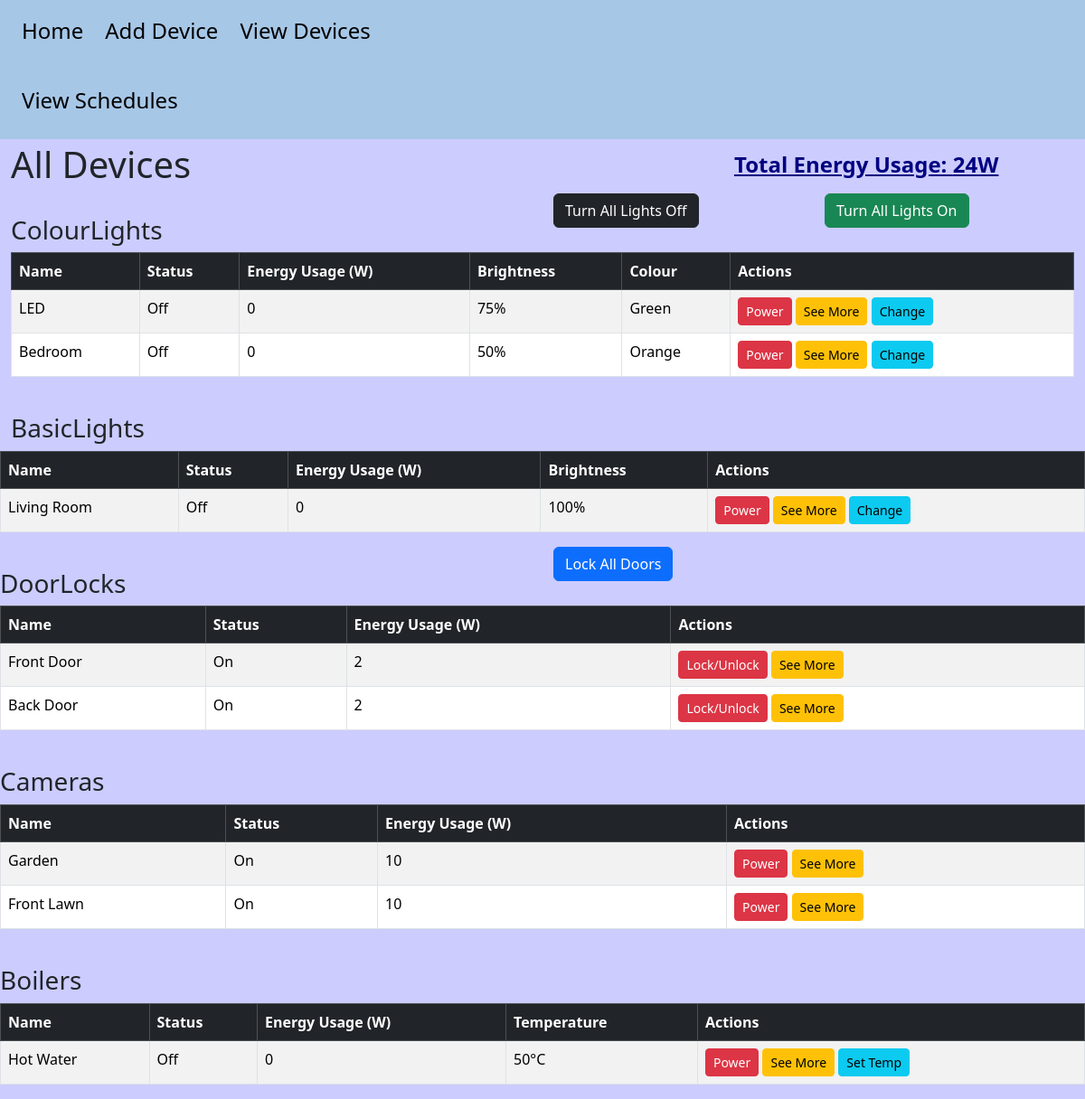
Page /alldevices on the committed database.
### database.py (models this page shows, shortened)
class Device(db.Model):
    __tablename__ = "devices"
    id = db.Column(db.Integer, primary_key=True)
    name = db.Column(db.String(80), nullable=False)
    type = db.Column(db.String(20), nullable=False)
    status = db.Column(db.Boolean, default=False)
    temperature = db.Column(db.Integer, nullable=True)
    brightness = db.Column(db.Integer, nullable=True)
    colour = db.Column(db.String(20), nullable=True)

### routes.py (the view)
@app.route('/alldevices', methods=['GET'])
def view_all():
    devices = Device.query.all()
    grouped_devices = defaultdict(list)
    device_objects = {}
    for dev in devices:
        grouped_devices[dev.type].append(dev)
        obj = None
        if dev.type == 'BasicLight':
            obj = BasicLight(dev.name, dev.brightness, Colour.DEFAULT, dev.status)
        elif dev.type == 'ColourLight':
            colour_enum = colour_from_string(dev.colour)
            obj = ColourLight(dev.name, dev.brightness, colour_enum, dev.status)
        elif dev.type == 'Kettle':
            obj = Kettle(dev.name, temperature=dev.temperature or 100, status=dev.status)
        elif dev.type == 'Boiler':
            obj = Boiler(dev.name, temperature=dev.temperature or 50, status=dev.status)
        elif dev.type == 'Thermostat':
            obj = Thermostat(dev.name, temperature=dev.temperature or 20, status=dev.status)
        elif dev.type == 'Camera':
            obj = Camera(dev.name, dev.status)
        elif dev.type == 'DoorLock':
            obj = DoorLock(dev.name, dev.status)
        if obj is not None and dev.id is not None:
            device_objects[int(dev.id)] = obj
    total_energy = sum(obj.get_energy_usage() for obj in device_objects.values())
    return render_template(
        "devicelist.html",
        grouped_devices=grouped_devices,
        device_objects=device_objects,
        total_energy=total_energy,
        title = 'Devices'
    )

### models.py (called while the page is built)
def colour_from_string(colour_str):
    try:
        return Colour[colour_str.upper()]
    except (KeyError, AttributeError):
        return Colour.DEFAULT

    @colour.setter
    def colour(self, colour):
        if not isinstance(colour, Colour):
            raise TypeError("Colour must be a valid Colour enum")
        if not self._is_colour_allowed(colour):
            raise ValueError(f"This Device cannot change colours")
        self._colour = colour

    @brightness.setter
    def brightness(self, value):
        if 0 <= value <= 100:
            self._brightness = value
        else:
            raise ValueError("Brightness must be between 0 and 100")

    def _is_colour_allowed(self, colour: Colour) -> bool:
        return colour in self.ALLOWED_COLOURS

    def get_energy_usage(self):
        return 5 if self._status else 0

    def _is_colour_allowed(self, colour: Colour) -> bool:
        return True  # All Colours Allowed

    def get_energy_usage(self):
        return 5 if self._status else 0

    @SuperTemp.temperature.setter
    def temperature(self, value):
        if 40 <= value <= 60:
            self._temperature = value
        else:
            raise ValueError("Temperature must be between 40 and 60")

    def get_energy_usage(self):
        return 50 if self._status else 0

    def get_energy_usage(self):
        return 10 if self._status else 0

    def get_energy_usage(self):
        return 2 if self._status else 0

### templates/devicelist.html (shortened to what this page needs)
{% extends 'base.html' %}
{% block body %}
<div class="row">
    <div class="col">
        <h1>All Devices</h1>
    </div>
    <div class="col"></div>
    <div class="col">
        <h4 class="totalenergy">Total Energy Usage: {{ total_energy }}W</h4>
    </div>
</div>
{% for type, devices in grouped_devices.items() %}
<div class="row">
    <div class="col">
        <h3 class="mt-4">{{ type }}s</h3>
    </div>
    <div class="col">
        {% if type == 'ColourLight' %}
        <div class="row">
            <div class="col">
                <form method="POST" action="{{ url_for('turn_off_lights') }}">
                    <button type="submit" class="btn btn-dark">Turn All Lights Off</button>
                </form>
            </div>
            <div class="col">
                <form method="POST" action="{{ url_for('turn_on_lights') }}">
                    <button type="submit" class="btn btn-success">Turn All Lights On</button>
                </form>
                {% endif %}
                {% if type == 'DoorLock' %}
                <form method="POST" action="{{ url_for('lock_all_doors') }}">
                    <button type="submit" class="btn btn-primary">Lock All Doors</button>
                </form>
                {% endif %}
            </div>
        </div>
    </div>
</div>
    <table class="table table-striped table-bordered">
        <thead class="table-dark">
            <tr>
                <th>Name</th>
                <th>Status</th>
                <th>Energy Usage (W)</th>
                {% if type == 'Thermostat' or type == 'Kettle' or type == 'Boiler' %}
                    <th>Temperature</th>
                {% endif %}
                {% if type == 'BasicLight' or type == 'ColourLight' %}
                    <th>Brightness</th>
                {% endif %}
                {% if type == 'ColourLight' %}
                    <th>Colour</th>
                {% endif %}
                <th>Actions</th>
            </tr>
        </thead>
        <tbody>
            {% for device in devices %}
            <tr>
                <td>{{ device.name }}</td>
                <td>{{ 'On' if device.status else 'Off' }}</td>
                <td>
                {% if device.id in device_objects %}
                {{ device_objects[device.id].get_energy_usage() }}
                {% else %}
                N/A
                {% endif %}
                </td>
                {% if type == 'Thermostat' or type == 'Kettle' or type == 'Boiler' %}
                <td>{{ device.temperature }}°C</td>
                {% endif %}
                {% if type == 'BasicLight' or type== 'ColourLight' %}
                <td>{{ device.brightness }}%</td>
                {% endif %}
                {% if type== 'ColourLight' %}
                <td>{{ device.colour|capitalize }}</td>
                {% endif %}
                <td>
                    {% if type == 'DoorLock' %}
                    <form method="POST" action="{{ url_for('toggle_device', device_id=device.id) }}" style="display:inline;">
                        <button class="btn btn-sm btn-danger">Lock/Unlock</button>
                    </form>
                    {% else %}
                    <form method="POST" action="{{ url_for('toggle_device', device_id=device.id) }}" style="display:inline;">
                        <button class="btn btn-sm btn-danger">Power</button>
                    </form>
                    {% endif %}
                    <form method="POST" action="{{ url_for('device_info', device_id=device.id) }}" style="display:inline;">
                        <button class="btn btn-sm btn-warning">See More</button>
                    </form>
                    {% if type == 'Thermostat' or type == 'Kettle' or type == 'Boiler' %}
                        <a class="btn btn-sm btn-info" href="{{ url_for('update_temperature', device_id=device.id) }}">Set Temp</a>
                    {% endif %}
                    {% if type == 'BasicLight' or type == 'ColourLight' %}
                        <a class="btn btn-sm btn-info" href="{{ url_for('update_light', device_id=device.id) }}">Change</a>
                    {% endif %}
                </td>
            </tr>
            {% endfor %}
        </tbody>
    </table>
{% endfor %}
{% endblock %}

### templates/base.html (shortened to what this page needs)
<!DOCTYPE html>
<html>
<head>
    <link href="/static/bootstrap.min.css" rel="stylesheet">
    <link href="/static/style.css" rel="stylesheet">
</head>
<body>
    <header>
        <div class="container-fluid">
            <div class="row">
                <div class="col-6">
                    <nav>
                        <a href="{{ url_for('home') }}"><h4>Home</h4></a>
                        <a href="{{ url_for('add_device') }}"><h4>Add Device</h4></a>
                        <a href="{{ url_for('view_all') }}"><h4>View Devices</h4></a>
                        <a href="{{ url_for('viewtasks') }}"><h4>View Schedules</h4></a>
                    </nav>
                </div>
            </div>
        </div>
    </header>
    <div class="container-fluid" id="maincontent">
    {% block body %} {% endblock %}
</body>
</html>

### static/style.css (style rules this page uses)
header { background-color: #A7C7E7; }
nav a { float: left; text-align: center; padding: 20px 12px; text-decoration: none; font-weight: 400; color: black; }
body { background-color: #CCCCFF; }
#maincontent { padding-top: 4px; }
.totalenergy { margin-top: 10px; font-weight: 700; color: navy; text-decoration: underline; }

### rows in the picture
Device: type "ColourLight", shows "Brightness", name "LED", status "Off", status "0", brightness "75", colour "Green"
Device: name "Bedroom", status "Off", status "0", brightness "50", colour "Orange"
Device: type "BasicLight", shows "Brightness", name "Living Room", status "Off", status "0", brightness "100"
Device: type "DoorLock", name "Front Door", status "On", device_objects "2"
Device: name "Back Door", status "On", device_objects "2"
Device: type "Camera", name "Garden", status "On", device_objects "10"
Device: name "Front Lawn", status "On", device_objects "10"
Device: type "Boiler", shows "Temperature", name "Hot Water", status "Off", device_objects "0", temperature "50"

### other values in the picture
{{ total_energy }} "24"
